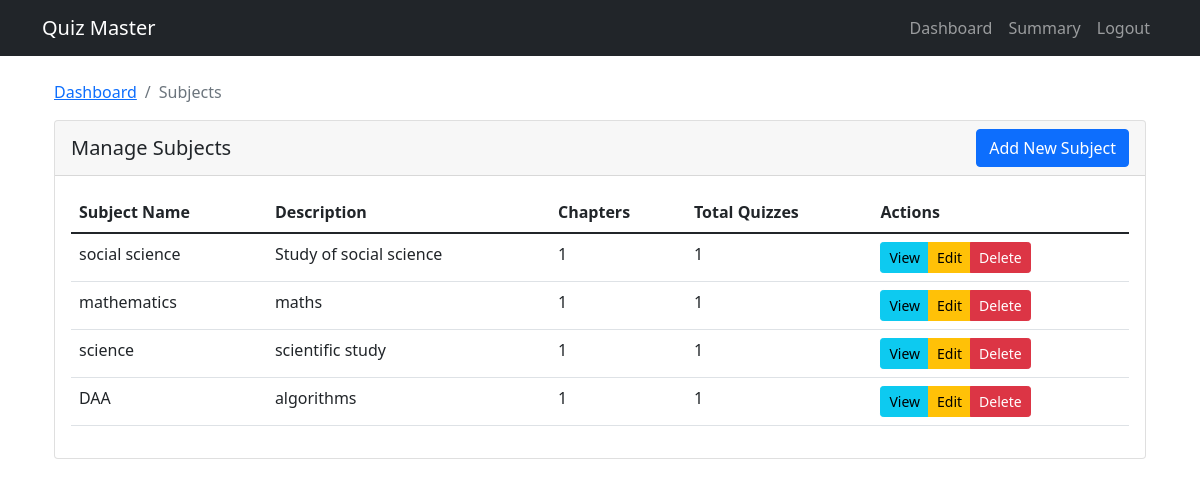
Screenshot of /admin/subjects (signed in) with the database file from the repository.
### backend/models.py (models this page shows)
class Subject(db.Model):
    __tablename__ = 'subjects'
    id = db.Column(db.Integer, primary_key=True)
    name = db.Column(db.String(100), nullable=False)
    description = db.Column(db.Text)
    chapters = relationship('Chapter', back_populates='subject', cascade='all, delete-orphan')

### backend/controllers.py (the view)
@app.route('/admin/subjects', methods=['GET'])
def list_subjects():#will display all the subjects
    if not session.get('is_admin'):
        return redirect(url_for('login'))
    subjects = Subject.query.all()
    return render_template('admin/subjects.html', subjects=subjects)

### templates/admin/subjects.html (shortened to what this page needs)
{% extends "base.html" %}
{% block content %}
<div class="container">
    <nav aria-label="breadcrumb">
        <ol class="breadcrumb">
            <li class="breadcrumb-item"><a href="{{ url_for('admin_dashboard') }}">Dashboard</a></li>
            <li class="breadcrumb-item active">Subjects</li>
        </ol>
    </nav>
    <div class="row mb-4">
        <div class="col-md-12">
            <div class="card">
                <div class="card-header">
                    <div class="d-flex justify-content-between align-items-center">
                        <h5 class="mb-0">Manage Subjects</h5>
                        <a href="{{ url_for('create_subject') }}" class="btn btn-primary">
                             Add New Subject
                        </a>
                    </div>
                </div>
                <div class="card-body">
                    {% if subjects %}
                        <div class="table-responsive">
                            <table class="table table-hover">
                                <thead>
                                    <tr>
                                        <th>Subject Name</th>
                                        <th>Description</th>
                                        <th>Chapters</th>
                                        <th>Total Quizzes</th>
                                        <th>Actions</th>
                                    </tr>
                                </thead>
                                <tbody>
                                    {% for subject in subjects %}
                                        <tr>
                                            <td>{{ subject.name }}</td>
                                            <td>{{ subject.description or 'No description' }}</td>
                                            <td>{{ subject.chapters|length }}</td>
                                            <td>
                                                {% set quiz_count = namespace(total=0) %}
                                                {% for chapter in subject.chapters %}
                                                    {% set quiz_count.total = quiz_count.total + chapter.quizzes|length %}
                                                {% endfor %}
                                                {{ quiz_count.total }}
                                            </td>
                                            <td>
                                                <div class="btn-group">
                                                    <a href="{{ url_for('view_subject', subject_id=subject.id) }}" class="btn btn-info btn-sm">View</a>
                                                    <a href="{{ url_for('edit_subject', subject_id=subject.id) }}" class="btn btn-warning btn-sm">Edit</a>
                                                    <a href="{{ url_for('delete_subject', subject_id=subject.id) }}" class="btn btn-danger btn-sm" onclick="return confirm('Are you sure you want to delete this subject? This will also delete all associated chapters and quizzes.')">Delete</a>
                                                </div>
                                            </td>
                                        </tr>
                                    {% endfor %}
                                </tbody>
                            </table>
                        </div>
                    {% else %}
                        <p>No subjects found. Click "Add New Subject" to create one.</p>
                    {% endif %}
                </div>
            </div>
        </div>
    </div>
</div>
{% endblock %}

### rows the page displays
Subject: name "social science", description "Study of social science", chapters|length "1", total "1"
Subject: name "mathematics", description "maths", chapters|length "1", total "1"
Subject: name "science", description "scientific study", chapters|length "1", total "1"
Subject: name "DAA", description "algorithms", chapters|length "1", total "1"
